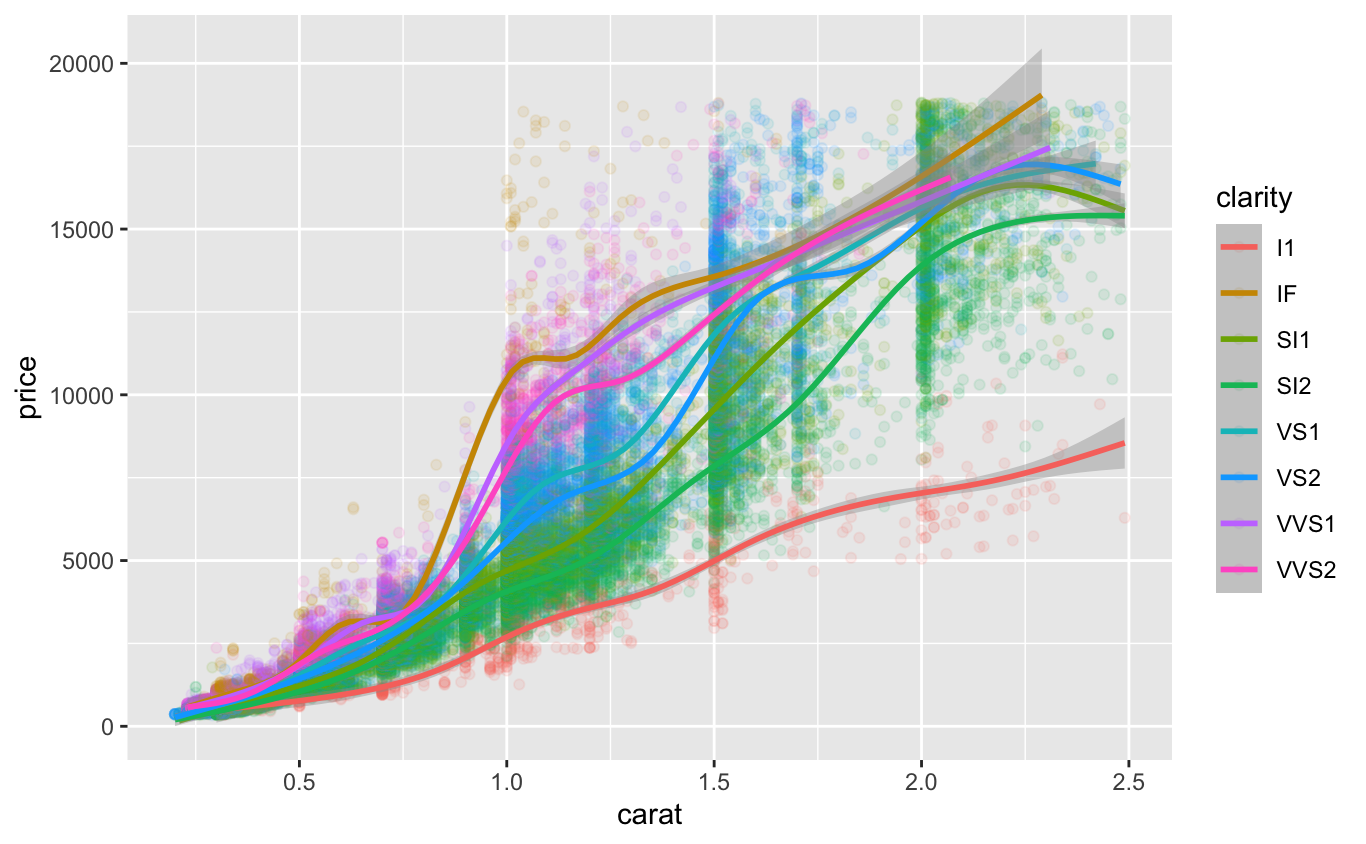

R code for this plot:

mydata <- read.csv(file.choose())

install.packages("ggplot2")

ggplot(data=mydata[mydata$carat<2.5,], aes(x=carat, y=price, color=clarity)) +
  geom_point(alpha=0.1) +
  geom_smooth()
